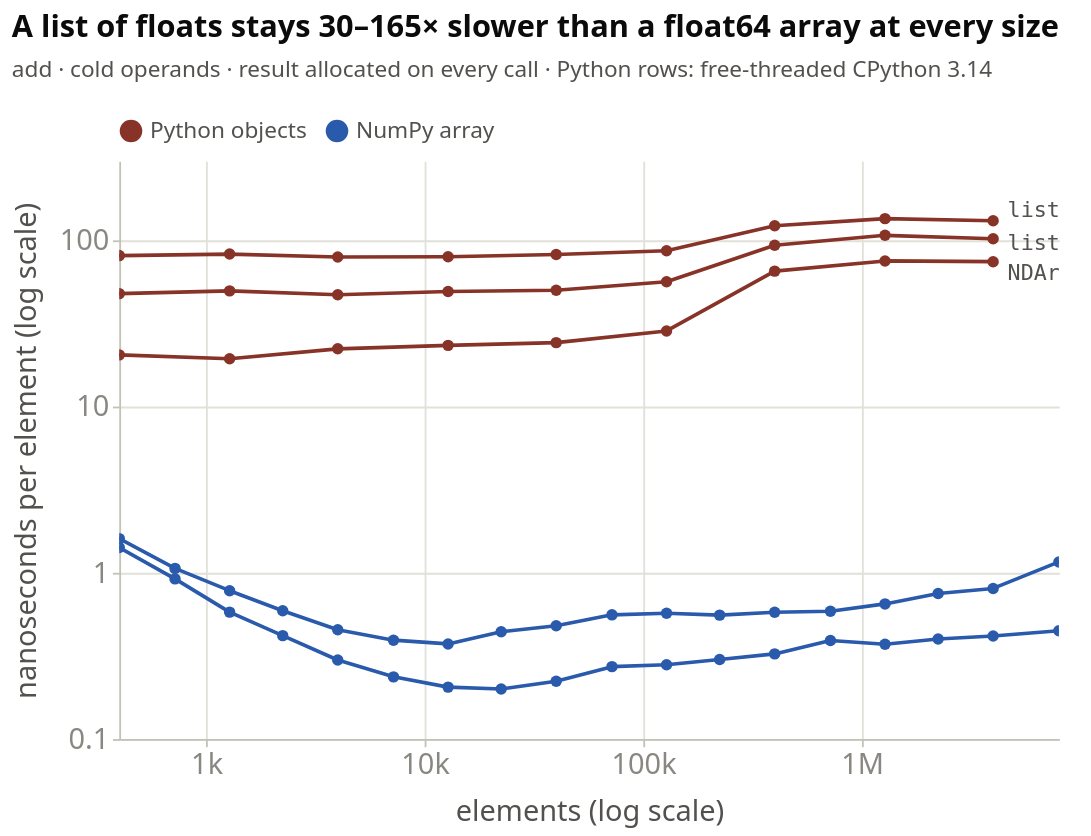

This figure's notebook cell:
### Markdown cell above
Memory tells the same story. On the free-threaded Python these timings used, a list of floats costs **48 B per element**: 6× a <code style="font-size:0.75em">float64</code> array and 12× a <code style="font-size:0.75em">float32</code> array.

### Code cell
style.show(figures.boxed_vs_unboxed_by_size(d))

### Figure 1 — Vega-Lite specification as saved in the notebook (floating-point values rounded to 4 significant figures)
{"config": {"background": "transparent", "font": "Cochineal, system-ui, -apple-system, \"Segoe UI\", sans-serif", "padding": {"left": 6, "right": 18, "top": 6, "bottom": 6}, "view": {"stroke": null, "continuousWidth": 620, "continuousHeight": 300, "clip": false}, "axis": {"labelFont": "Cochineal, system-ui, -apple-system, \"Segoe UI\", sans-serif", "titleFont": "Cochineal, system-ui, -apple-system, \"Segoe UI\", sans-serif", "labelColor": "#898781", "titleColor": "#52514e", "labelFontSize": 12.5, "titleFontSize": 12.5, "titleFontWeight": 500, "titlePadding": 10, "domainColor": "#c3c2b7", "domainWidth": 1, "tickColor": "#c3c2b7", "tickSize": 4, "gridColor": "#e1e0d9", "gridWidth": 1, "gridDash": []}, "legend": {"labelFont": "Cochineal, system-ui, -apple-system, \"Segoe UI\", sans-serif", "titleFont": "Cochineal, system-ui, -apple-system, \"Segoe UI\", sans-serif", "labelColor": "#52514e", "titleColor": "#52514e", "labelFontSize": 12.5, "titleFontSize": 12.5, "titleFontWeight": 500, "symbolType": "circle", "symbolSize": 110, "orient": "top", "direction": "horizontal", "offset": 10, "titlePadding": 10, "labelLimit": 360}, "title": {"font": "Cochineal, system-ui, -apple-system, \"Segoe UI\", sans-serif", "color": "#0b0b0b", "fontSize": 17, "fontWeight": 600, "subtitleFont": "Cochineal, system-ui, -apple-system, \"Segoe UI\", sans-serif", "subtitleColor": "#52514e", "subtitleFontSize": 12.5, "subtitlePadding": 8, "anchor": "start", "offset": 16, "dy": -4}, "header": {"labelFont": "Cochineal, system-ui, -apple-system, \"Segoe UI\", sans-serif", "titleFont": "Cochineal, system-ui, -apple-system, \"Segoe UI\", sans-serif", "labelColor": "#52514e", "titleColor": "#52514e", "labelFontSize": 13, "labelFontWeight": 600, "titleFontSize": 12.5}, "range": {"category": ["#2a5aab", "#883327", "#3e8343", "#349ab6"], "heatmap": ["#cfdff9", "#a4bfeb", "#759cdc", "#4c7bc8", "#2a5aab", "#1f4584", "#17315d"], "ramp": ["#cfdff9", "#a4bfeb", "#759cdc", "#4c7bc8", "#2a5aab", "#1f4584", "#17315d"]}, "bar": {"cornerRadiusEnd": 4, "discreteBandSize": 16}, "point": {"size": 100, "filled": true, "stroke": "transparent", "strokeWidth": 2, "opacity": 1}, "line": {"strokeWidth": 2, "strokeCap": "round", "strokeJoin": "round"}, "rule": {"strokeWidth": 1}, "text": {"font": "Cochineal, system-ui, -apple-system, \"Segoe UI\", sans-serif", "fontSize": 12, "color": "#52514e"}}, "layer": [{"data": {"name": "data-fbc0b42228533067b6fe9b2813f5446c"}, "mark": {"type": "line", "point": {"size": 40}}, "encoding": {"color": {"field": "kind", "legend": {"title": null}, "scale": {"domain": ["Python objects", "NumPy array"], "range": ["#883327", "#2a5aab"]}, "sort": ["Python objects", "NumPy array"], "type": "nominal"}, "detail": {"field": "representation", "type": "nominal"}, "tooltip": [{"field": "representation", "type": "nominal"}, {"field": "n_elem", "format": ",", "title": "elements", "type": "quantitative"}, {"field": "ns_elem", "format": ".3f", "title": "ns / element", "type": "quantitative"}], "x": {"axis": {"format": "~s", "labelFontSize": 16, "titleFontSize": 16, "values": [1000, 10000, 100000, 1000000]}, "field": "n_elem", "scale": {"nice": false, "type": "log"}, "title": "elements (log scale)", "type": "quantitative"}, "y": {"axis": {"format": "~g", "labelFontSize": 16, "titleFontSize": 16, "values": [0.1, 1, 10, 100]}, "field": "ns_elem", "scale": {"domain": [0.1, 300], "nice": false, "type": "log"}, "title": "nanoseconds per element (log scale)", "type": "quantitative"}}, "name": "view_976226c48d168743_0"}, {"layer": [{"data": {"name": "data-50a2ae580e7c93b6a957bd5a6449b5da"}, "mark": {"type": "text", "align": "left", "dx": 8, "dy": -6, "font": "monospace", "fontSize": 12}, "encoding": {"text": {"field": "representation", "type": "nominal"}, "x": {"axis": {"format": "~s", "labelFontSize": 16, "titleFontSize": 16, "values": [1000, 10000, 100000, 1000000]}, "field": "n_elem", "scale": {"nice": false, "type": "log"}, "title": "elements (log scale)", "type": "quantitative"}, "y": {"axis": {"format": "~g", "labelFontSize": 16, "titleFontSize": 16, "values": [0.1, 1, 10, 100]}, "field": "ns_elem", "scale": {"domain": [0.1, 300], "nice": false, "type": "log"}, "title": "nanoseconds per element (log scale)", "type": "quantitative"}}}, {"data": {"name": "data-a425623fb2f08d75c351aba7b71a9a05"}, "mark": {"type": "text", "align": "left", "dx": 8, "dy": 2, "font": "monospace", "fontSize": 12}, "encoding": {"text": {"field": "representation", "type": "nominal"}, "x": {"axis": {"format": "~s", "labelFontSize": 16, "titleFontSize": 16, "values": [1000, 10000, 100000, 1000000]}, "field": "n_elem", "scale": {"nice": false, "type": "log"}, "title": "elements (log scale)", "type": "quantitative"}, "y": {"axis": {"format": "~g", "labelFontSize": 16, "titleFontSize": 16, "values": [0.1, 1, 10, 100]}, "field": "ns_elem", "scale": {"domain": [0.1, 300], "nice": false, "type": "log"}, "title": "nanoseconds per element (log scale)", "type": "quantitative"}}}, {"data": {"name": "data-5601dce9cdae23710a44b58c26a00b57"}, "mark": {"type": "text", "align": "left", "dx": 8, "dy": 6, "font": "monospace", "fontSize": 12}, "encoding": {"text": {"field": "representation", "type": "nominal"}, "x": {"axis": {"format": "~s", "labelFontSize": 16, "titleFontSize": 16, "values": [1000, 10000, 100000, 1000000]}, "field": "n_elem", "scale": {"nice": false, "type": "log"}, "title": "elements (log scale)", "type": "quantitative"}, "y": {"axis": {"format": "~g", "labelFontSize": 16, "titleFontSize": 16, "values": [0.1, 1, 10, 100]}, "field": "ns_elem", "scale": {"domain": [0.1, 300], "nice": false, "type": "log"}, "title": "nanoseconds per element (log scale)", "type": "quantitative"}}}, {"data": {"name": "data-b0d108990bba1255642547ce436f324f"}, "mark": {"type": "text", "align": "left", "dx": 8, "dy": 0, "font": "monospace", "fontSize": 12}, "encoding": {"text": {"field": "representation", "type": "nominal"}, "x": {"axis": {"format": "~s", "labelFontSize": 16, "titleFontSize": 16, "values": [1000, 10000, 100000, 1000000]}, "field": "n_elem", "scale": {"nice": false, "type": "log"}, "title": "elements (log scale)", "type": "quantitative"}, "y": {"axis": {"format": "~g", "labelFontSize": 16, "titleFontSize": 16, "values": [0.1, 1, 10, 100]}, "field": "ns_elem", "scale": {"domain": [0.1, 300], "nice": false, "type": "log"}, "title": "nanoseconds per element (log scale)", "type": "quantitative"}}}, {"data": {"name": "data-aa0ce5f261c10fe3f6790bbcf08756c2"}, "mark": {"type": "text", "align": "left", "dx": 8, "dy": 0, "font": "monospace", "fontSize": 12}, "encoding": {"text": {"field": "representation", "type": "nominal"}, "x": {"axis": {"format": "~s", "labelFontSize": 16, "titleFontSize": 16, "values": [1000, 10000, 100000, 1000000]}, "field": "n_elem", "scale": {"nice": false, "type": "log"}, "title": "elements (log scale)", "type": "quantitative"}, "y": {"axis": {"format": "~g", "labelFontSize": 16, "titleFontSize": 16, "values": [0.1, 1, 10, 100]}, "field": "ns_elem", "scale": {"domain": [0.1, 300], "nice": false, "type": "log"}, "title": "nanoseconds per element (log scale)", "type": "quantitative"}}}]}], "height": 320, "params": [{"name": "param_1e9efca18e7a2868", "select": {"type": "interval", "encodings": ["x", "y"]}, "bind": "scales", "views": ["view_976226c48d168743_0"]}], "title": {"text": "A list of floats stays 30–165× slower than a float64 array at every size", "subtitle": "add · cold operands · result allocated on every call · Python rows: free-threaded CPython 3.14"}, "width": 520, "$schema": "https://vega.github.io/schema/vega-lite/v6.4.1.json", "datasets": {"data-fbc0b42228533067b6fe9b2813f5446c": [{"representation": "NDArray[float]", "kind": "Python objects", "n_elem": 400, "ns_elem": 20.42}, {"representation": "NDArray[float]", "kind": "Python objects", "n_elem": 1280, "ns_elem": 19.38}, {"representation": "NDArray[float]", "kind": "Python objects", "n_elem": 4000, "ns_elem": 22.21}, {"representation": "NDArray[float]", "kind": "Python objects", "n_elem": 12800, "ns_elem": 23.3}, {"representation": "NDArray[float]", "kind": "Python objects", "n_elem": 40000, "ns_elem": 24.21}, {"representation": "NDArray[float]", "kind": "Python objects", "n_elem": 128000, "ns_elem": 28.46}, {"representation": "NDArray[float]", "kind": "Python objects", "n_elem": 400000, "ns_elem": 65.12}, {"representation": "NDArray[float]", "kind": "Python objects", "n_elem": 1280000, "ns_elem": 75.02}, {"representation": "NDArray[float]", "kind": "Python objects", "n_elem": 4000000, "ns_elem": 74.24}, {"representation": "NDArray[np.float32]", "kind": "NumPy array", "n_elem": 400, "ns_elem": 1.418}, {"representation": "NDArray[np.float32]", "kind": "NumPy array", "n_elem": 720, "ns_elem": 0.9188}, {"representation": "NDArray[np.float32]", "kind": "NumPy array", "n_elem": 1280, "ns_elem": 0.5799}, {"representation": "NDArray[np.float32]", "kind": "NumPy array", "n_elem": 2240, "ns_elem": 0.4188}, {"representation": "NDArray[np.float32]", "kind": "NumPy array", "n_elem": 4000, "ns_elem": 0.2988}, {"representation": "NDArray[np.float32]", "kind": "NumPy array", "n_elem": 7200, "ns_elem": 0.2367}, {"representation": "NDArray[np.float32]", "kind": "NumPy array", "n_elem": 12800, "ns_elem": 0.2053}, {"representation": "NDArray[np.float32]", "kind": "NumPy array", "n_elem": 22400, "ns_elem": 0.2001}, {"representation": "NDArray[np.float32]", "kind": "NumPy array", "n_elem": 40000, "ns_elem": 0.2227}, {"representation": "NDArray[np.float32]", "kind": "NumPy array", "n_elem": 72000, "ns_elem": 0.2726}, {"representation": "NDArray[np.float32]", "kind": "NumPy array", "n_elem": 128000, "ns_elem": 0.2798}, {"representation": "NDArray[np.float32]", "kind": "NumPy array", "n_elem": 224000, "ns_elem": 0.3006}, {"representation": "NDArray[np.float32]", "kind": "NumPy array", "n_elem": 400000, "ns_elem": 0.3252}, {"representation": "NDArray[np.float32]", "kind": "NumPy array", "n_elem": 720000, "ns_elem": 0.3916}, {"representation": "NDArray[np.float32]", "kind": "NumPy array", "n_elem": 1280000, "ns_elem": 0.3714}, {"representation": "NDArray[np.float32]", "kind": "NumPy array", "n_elem": 2240000, "ns_elem": 0.3997}, {"representation": "NDArray[np.float32]", "kind": "NumPy array", "n_elem": 4000000, "ns_elem": 0.4169}, {"representation": "NDArray[np.float32]", "kind": "NumPy array", "n_elem": 8000000, "ns_elem": 0.4484}, {"representation": "NDArray[np.float64]", "kind": "NumPy array", "n_elem": 400, "ns_elem": 1.603}, {"representation": "NDArray[np.float64]", "kind": "NumPy array", "n_elem": 720, "ns_elem": 1.062}, {"representation": "NDArray[np.float64]", "kind": "NumPy array", "n_elem": 1280, "ns_elem": 0.7801}, {"representation": "NDArray[np.float64]", "kind": "NumPy array", "n_elem": 2240, "ns_elem": 0.5913}, {"representation": "NDArray[np.float64]", "kind": "NumPy array", "n_elem": 4000, "ns_elem": 0.4542}, {"representation": "NDArray[np.float64]", "kind": "NumPy array", "n_elem": 7200, "ns_elem": 0.3932}, {"representation": "NDArray[np.float64]", "kind": "NumPy array", "n_elem": 12800, "ns_elem": 0.3734}, {"representation": "NDArray[np.float64]", "kind": "NumPy array", "n_elem": 22400, "ns_elem": 0.4421}, {"representation": "NDArray[np.float64]", "kind": "NumPy array", "n_elem": 40000, "ns_elem": 0.4804}, {"representation": "NDArray[np.float64]", "kind": "NumPy array", "n_elem": 72000, "ns_elem": 0.5585}, {"representation": "NDArray[np.float64]", "kind": "NumPy array", "n_elem": 128000, "ns_elem": 0.5713}, {"representation": "NDArray[np.float64]", "kind": "NumPy array", "n_elem": 224000, "ns_elem": 0.5564}, {"representation": "NDArray[np.float64]", "kind": "NumPy array", "n_elem": 400000, "ns_elem": 0.5784}, {"representation": "NDArray[np.float64]", "kind": "NumPy array", "n_elem": 720000, "ns_elem": 0.5865}, {"representation": "NDArray[np.float64]", "kind": "NumPy array", "n_elem": 1280000, "ns_elem": 0.6497}, {"representation": "NDArray[np.float64]", "kind": "NumPy array", "n_elem": 2240000, "ns_elem": 0.7504}, {"representation": "NDArray[np.float64]", "kind": "NumPy array", "n_elem": 4000000, "ns_elem": 0.8048}, {"representation": "NDArray[np.float64]", "kind": "NumPy array", "n_elem": 8000000, "ns_elem": 1.161}, {"representation": "list[float]", "kind": "Python objects", "n_elem": 400, "ns_elem": 47.73}, {"representation": "list[float]", "kind": "Python objects", "n_elem": 1280, "ns_elem": 49.54}, {"representation": "list[float]", "kind": "Python objects", "n_elem": 4000, "ns_elem": 46.93}, {"representation": "list[float]", "kind": "Python objects", "n_elem": 12800, "ns_elem": 49.09}, {"representation": "list[float]", "kind": "Python objects", "n_elem": 40000, "ns_elem": 50.02}, {"representation": "list[float]", "kind": "Python objects", "n_elem": 128000, "ns_elem": 56.27}, {"representation": "list[float]", "kind": "Python objects", "n_elem": 400000, "ns_elem": 93.2}, {"representation": "list[float]", "kind": "Python objects", "n_elem": 1280000, "ns_elem": 106.9}, {"representation": "list[float]", "kind": "Python objects", "n_elem": 4000000, "ns_elem": 102.1}, {"representation": "list[np.float32]", "kind": "Python objects", "n_elem": 400, "ns_elem": 80.78}, {"representation": "list[np.float32]", "kind": "Python objects", "n_elem": 1280, "ns_elem": 82.49}, {"representation": "list[np.float32]", "kind": "Python objects", "n_elem": 4000, "ns_elem": 79.24}, {"representation": "list[np.float32]", "kind": "Python objects", "n_elem": 12800, "ns_elem": 79.48}, {"representation": "list[np.float32]", "kind": "Python objects", "n_elem": 40000, "ns_elem": 82.04}, {"representation": "list[np.float32]", "kind": "Python objects", "n_elem": 128000, "ns_elem": 86.4}, {"representation": "list[np.float32]", "kind": "Python objects", "n_elem": 400000, "ns_elem": 122.0}, {"representation": "list[np.float32]", "kind": "Python objects", "n_elem": 1280000, "ns_elem": 134.7}, {"representation": "list[np.float32]", "kind": "Python objects", "n_elem": 4000000, "ns_elem": 131.0}], "data-50a2ae580e7c93b6a957bd5a6449b5da": [{"by": "list[np.float32]", "representation": "list[np.float32]", "kind": "Python objects", "n_elem": 4000000, "ns_elem": 131.0}], "data-a425623fb2f08d75c351aba7b71a9a05": [{"by": "list[float]", "representation": "list[float]", "kind": "Python objects", "n_elem": 4000000, "ns_elem": 102.1}], "data-5601dce9cdae23710a44b58c26a00b57": [{"by": "NDArray[float]", "representation": "NDArray[float]", "kind": "Python objects", "n_elem": 4000000, "ns_elem": 74.24}], "data-b0d108990bba1255642547ce436f324f": [{"by": "NDArray[np.float64]", "representation": "NDArray[np.float64]", "kind": "NumPy array", "n_elem": 8000000, "ns_elem": 1.161}], "data-aa0ce5f261c10fe3f6790bbcf08756c2": [{"by": "NDArray[np.float32]", "representation": "NDArray[np.float32]", "kind": "NumPy array", "n_elem": 8000000, "ns_elem": 0.4484}]}}
